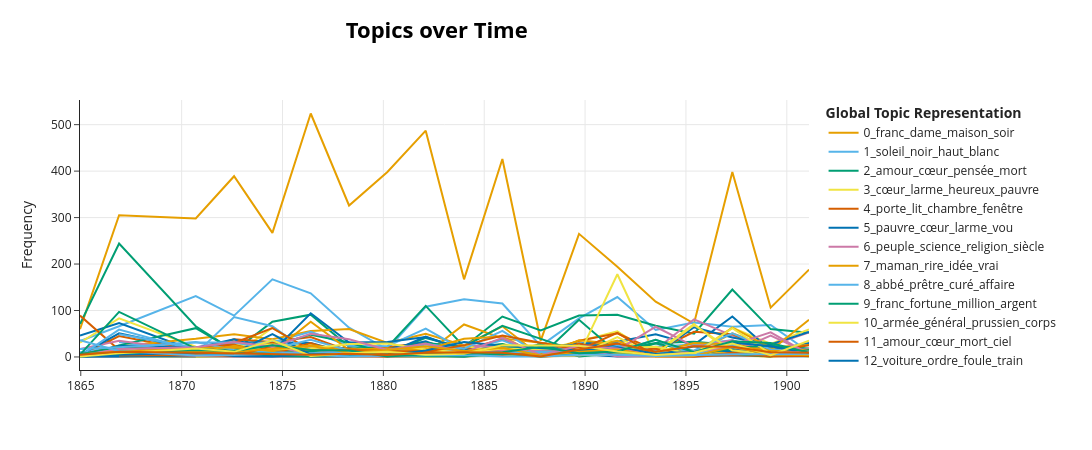

Notebook source saved alongside this figure:
### Code cell
# Récupération de la dimension temporelle
timestamps = df['annee'].tolist()

# Génération des topics dans le temps
topics_over_time = topic_model.topics_over_time(
    df['phrases_lemm'].tolist(), 
    timestamps, 
    nr_bins=20 
)

topic_model.visualize_topics_over_time(topics_over_time) #topics=themes_interet)
